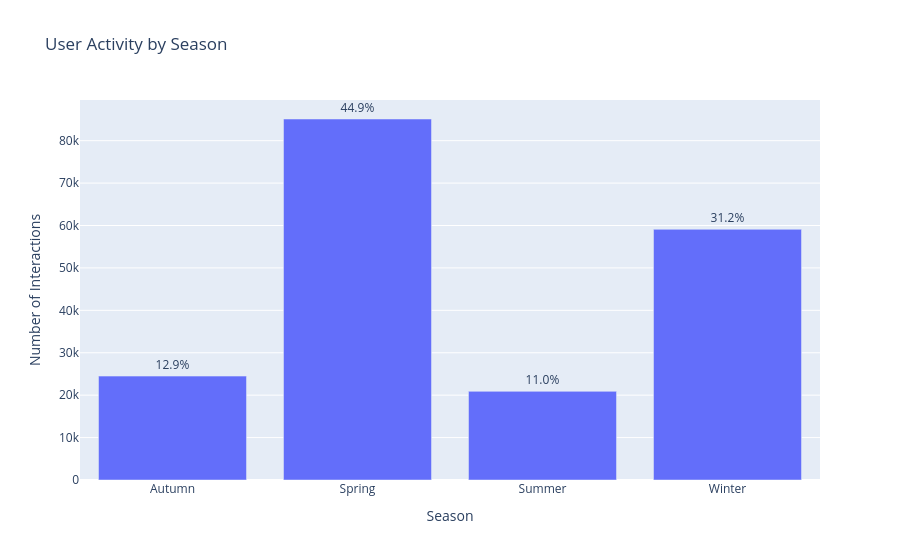

Here is the notebook cell this chart was saved with:
### Markdown cell above
##### 8.2 Activity by Season

### Code cell
# Activity by season with count and percentage
activity_season = (
    df_time_features
    .group_by("season")
    .agg(pl.len().alias("count"))
    .with_columns(
        (pl.col("count") / pl.col("count").sum() * 100).round(1).alias("percentage")
    )
    .sort("season")
)

activity_season_df = activity_season.to_pandas()
activity_season_df["label"] =  activity_season_df["percentage"].astype(str) + "%"

fig = px.bar(
    activity_season_df,
    x="season",
    y="count",
    title="User Activity by Season",
    labels={"count": "Number of Interactions", "season": "Season"},
    text="label"
)
fig.update_traces(textposition='outside')
fig.show()

### Figure 1 — Plotly figure (JSON) as saved in the notebook; plotly's stock layout.template omitted (floating-point values rounded to 4 significant figures)
{"data": [{"hovertemplate": "Season=%{x}<br>Number of Interactions=%{y}<br>label=%{text}<extra></extra>", "legendgroup": "", "marker": {"color": "#636efa", "pattern": {"shape": ""}}, "name": "", "orientation": "v", "showlegend": false, "text": ["12.9%", "44.9%", "11.0%", "31.2%"], "textposition": "outside", "type": "bar", "x": ["Autumn", "Spring", "Summer", "Winter"], "xaxis": "x", "y": [24496, 85112, 20896, 59099], "yaxis": "y"}], "layout": {"barmode": "relative", "legend": {"tracegroupgap": 0}, "title": {"text": "User Activity by Season"}, "xaxis": {"anchor": "y", "domain": [0, 1], "title": {"text": "Season"}}, "yaxis": {"anchor": "x", "domain": [0, 1], "title": {"text": "Number of Interactions"}}}}
